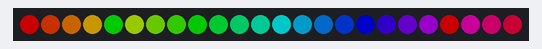
Simulated run of this sketch. Board: Arduino Uno, built with avr-gcc and run on an emulated ATmega328P. Shown: 24 RGB LEDs in strip order, left to right. Dim RGB values are drawn brighter than linear.

Above: at 0.18 s.
At 2.39 s:
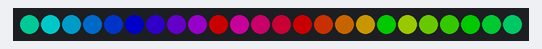
At 4.28 s:
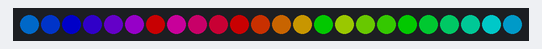
At 8.06 s:
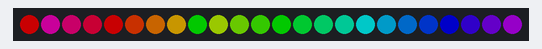
At 11.83 s:
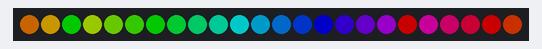
At 15.61 s:
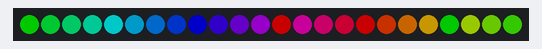

The sketch:

rainbowSpin.ino
```cpp
// (licence header left out)
#include <Adafruit_NeoPixel.h>
#ifdef __AVR__
  #include <avr/power.h>
#endif

// Which pin on the Arduino is connected to the NeoPixels?
#define PIN            7

// How many NeoPixels in the ring?
#define NUMPIXELS      24

// instanciation of the main Neopixel object
Adafruit_NeoPixel pixels = Adafruit_NeoPixel(NUMPIXELS, PIN, NEO_GRB + NEO_KHZ800);

// defines the spining speed
int delayShift = 10;

// The 24 RGB configurations are computed only once and stored here
uint8_t allR[NUMPIXELS];
uint8_t allG[NUMPIXELS];
uint8_t allB[NUMPIXELS];

// to manage the rotation
int shift = 0;


// some init
void setup() {
  // This is for Trinket 5V 16MHz, you can remove these three lines if you are not using a Trinket
#if defined (__AVR_ATtiny85__)
  if (F_CPU == 16000000) clock_prescale_set(clock_div_1);
#endif
  // End of trinket special code

  // This initializes the NeoPixel library.
  pixels.begin();

  // To avoid burning people eyes
  pixels.setBrightness(100); // brightness in [0, 255]


  float hueStep = 1. / float(NUMPIXELS);
  float h = 0.0; // hue, starts at 0 (red)
  float s = 1.0; // saturation, at max
  float l = 0.5; // luminance, medium because 0 is black and 1 is white and it's color we want, right?

  // color channels, to be computed
  int r = 0;
  int g = 0;
  int b = 0;

  // computing all the 24 different colors, one for each LED
  for(int i=0;i<NUMPIXELS;i++){
    hls2rgb(h, l, s, &r, &g, &b);
    allR[i] = r;
    allG[i] = g;
    allB[i] = b;
    h += hueStep;
  }

}


// let's loop!
void loop() {

  for(int i=0;i<NUMPIXELS;i++){

    // the color to attributes each led depends on its position and on the the shift
    int indexInColorArray = (i+shift) % NUMPIXELS;

    // setting the color
    //pixels.setPixelColor(i, pixels.Color(allR[indexInColorArray], allG[indexInColorArray], allB[indexInColorArray]));
    pixels.setPixelColor(i, allR[indexInColorArray], allG[indexInColorArray], allB[indexInColorArray]);

    // update it
    pixels.show();

  }


  // reinit the shift if needed
  shift = shift < (NUMPIXELS-1) ? ++shift : 0;

  // wait for the next loop
  delay(delayShift);
}
```

hsl2rgb.ino
```cpp
// (licence header left out)
/*
 * Used by hls2rgb()
 */
float hue2rgb(float v1, float v2, float vH){
  float hue = vH;


  if(hue < 0){
    hue += 1;
  }

  if(hue > 1){
    hue -= 1;
  }

  if ( ( 6 * hue ) < 1 ) {
    return ( v1 + ( v2 - v1 ) * 6 * hue );
  }

  if ( ( 2 * hue ) < 1 ){
    return ( v2 );
  }

  if ( ( 3 * hue ) < 2 ){
    return ( v1 + ( v2 - v1 ) * ( ( 2 / 3 ) - hue ) * 6 );
  }

  return ( v1 );
}


/*
 * Convert a HSL color into RGB.
 * Note that h, l and s are defined on [0., 1.] while r, g and b are on [0, 255]
 */
void hls2rgb(float h, float l, float s, int* r, int* g, int* b){


  float rTemp = 0.;                   //RGB results from 0 to 255
  float gTemp = 0.;
  float bTemp = 0.;

  if ( s == 0 )                       //HSL from 0 to 1
  {
    rTemp = l;                   //RGB results from 0 to 255
    gTemp = l;
    bTemp = l;
  }
  else
  {
    float var_2 = 0.;

    if ( l < 0.5 ){
      var_2 = l * ( 1. + s );
    }else{
      var_2 = ( l + s ) - ( s * l );
    }

    float var_1 = 2 * l - var_2;

    rTemp = hue2rgb( var_1, var_2, h + ( 1. / 3. ) );
    gTemp = hue2rgb( var_1, var_2, h );
    bTemp = hue2rgb( var_1, var_2, h - ( 1. / 3. ) );
  }


  *r = rTemp * 255.;
  *g = gTemp * 255.;
  *b = bTemp * 255.;


}
```

Measured:
- by itself, everything shown: repeats every 15.1 s, in 48 steps
